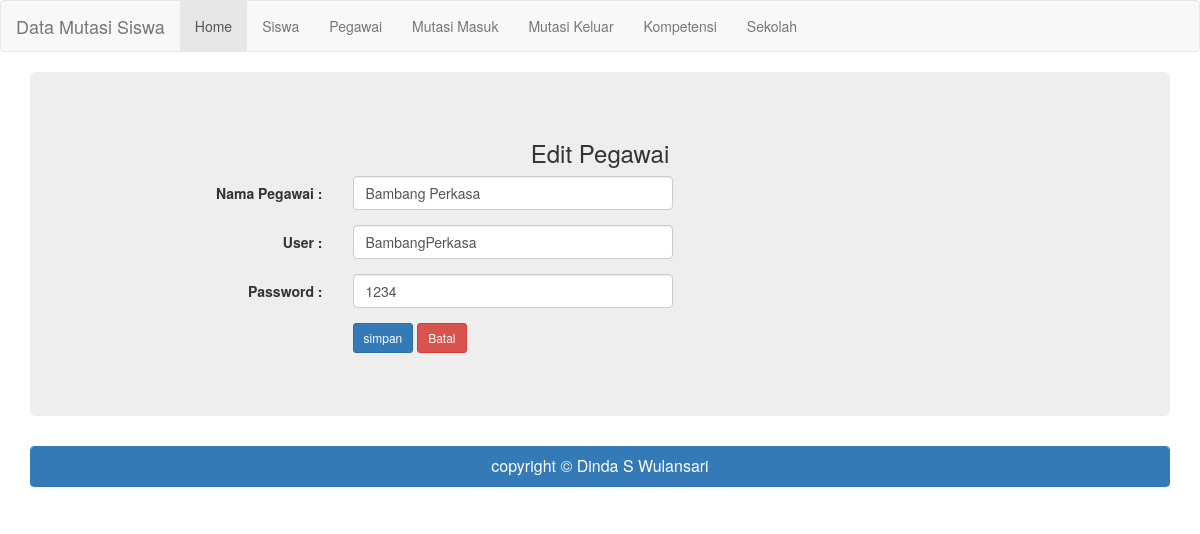
Screenshot of /?halaman=pegawai_edit&id=11798001 with the database file from the repository.
### tables this page shows
CREATE TABLE IF NOT EXISTS `data_pegawai` (
  `id_pegawai` int(11) NOT NULL,
  `nama` varchar(60) NOT NULL,
  `user` varchar(25) NOT NULL,
  `password` varchar(25) NOT NULL
);

### pegawai_edit.php (the view, shortened to what this page needs)
<?php
include"koneksi.php";
$query=("SELECT * FROM data_pegawai WHERE id_pegawai='$_GET[id]'");
$galeri=mysqli_query($koneksi,$query) or die('Error,query failed. ' .mysqli_error());
$m=mysqli_fetch_array($galeri);
?>
<h3 align="center">Edit Pegawai</h3>
<form class="form-horizontal" method="post" action="?halaman=pegawai_up" enctype="multipart/form-data">
	<div class="form-group">
		<label class="col-sm-3 control-label">Nama Pegawai :</label>
		<div class="col-sm-4">
			<input type="text" name="nama" class="form-control" placeholder="Masukan Nama" value="<?php echo"$m[nama]";?>" required>
		</div>
	</div>
	<div class="form-group">
		<label class="col-sm-3 control-label">User :</label>
		<div class="col-sm-4">
			<input type="text" name="user" class="form-control" placeholder="Masukan user" value="<?php echo"$m[user]";?>" required>
		</div>
	</div>
	<div class="form-group">
		<label class="col-sm-3 control-label">Password :</label>
		<div class="col-sm-4">
			<input type="text" name="password" class="form-control" placeholder="Masukan password" value="<?php echo"$m[password]";?>" required>
		</div>
	</div>
	<div class="form-group">
		<label class="col-sm-3 control-label">&nbsp;</label>
		<div class="col-sm-6">
			<input type="submit" name="tambah_pegawai" class="btn btn-sm btn-primary" value="simpan">
			<a href="?halaman=pegawai" class="btn btn-sm btn-danger">Batal</a>
			</div>
			</div>
			</form>

### rows the page displays
data_pegawai: nama "Bambang Perkasa", user "BambangPerkasa", password "1234"
